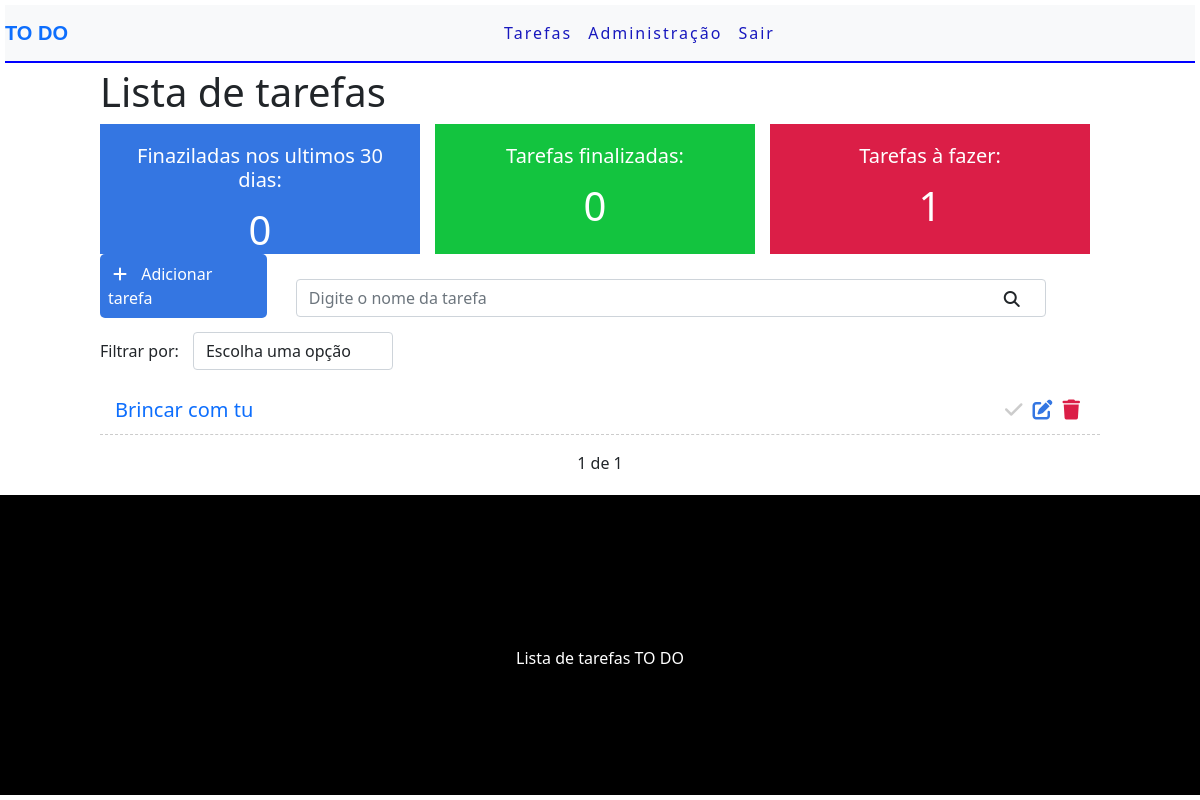
The page / (signed in) on the database as committed earlier.
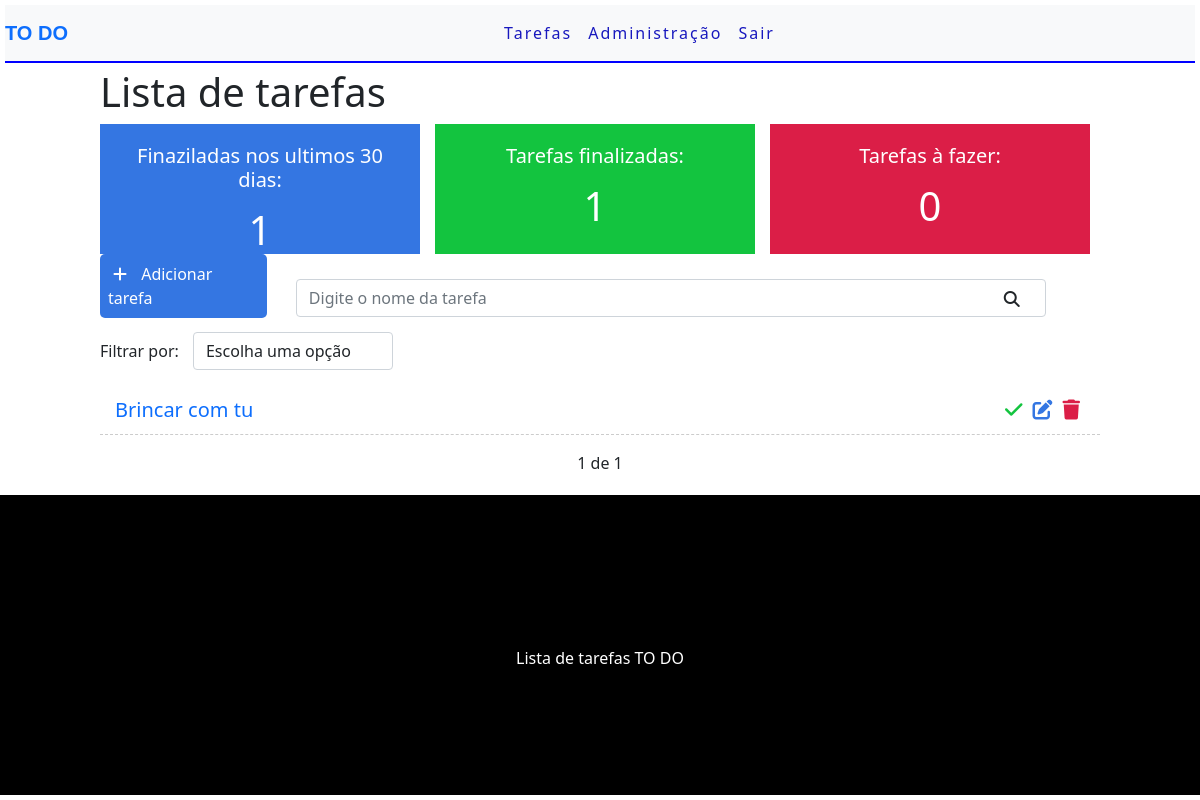
The same page on the database as committed later.
### tasks/models.py (models this page shows, shortened)
class task(models.Model):
    STATUS = (
        ('doing', 'Doing'),
        ('done', 'Done'),
    )
    title = models.CharField(max_length=255)
    description = models.TextField()
    done = models.CharField(
        max_length=5,
        choices=STATUS,
    )
    user = models.ForeignKey(get_user_model(), on_delete=models.CASCADE)
    created_at = models.DateTimeField(auto_now_add=True)
    upadate_at = models.DateTimeField(auto_now=True)

### tasks/views.py (the view)
# urls.py: path('', views.tasklist, name='tasklist'),
@login_required # Prqa acessa precisa está logado, te amo django
def tasklist(request):
    search = request.GET.get('search') # search é o nome do input de busca
    filter = request.GET.get('filter')
    taskDoneRecently = task.objects.filter(done='done', upadate_at__gt=datetime.datetime.now()-datetime.timedelta(days=30), user=request.user).count()
    taskDone = task.objects.filter(done='done', user=request.user).count()
    taskDoing = task.objects.filter(done='doing', user=request.user).count()
    if search:
        tasks = task.objects.filter(title__icontains=search, user=request.user) #ico vai fazer a busca de acordo com oq tem no search pra não precisa escrever exatamente
    elif filter:
        tasks = task.objects.filter(done=filter, user=request.user)
    else: # se não faz a paginação
        tasks_list = task.objects.all().order_by('-created_at').filter(user=request.user)
        paginator = Paginator(tasks_list, 3) #Número q exibir por p´GINA
        page = request.GET.get('page')
        tasks = paginator.get_page(page) # Vai exbir o número na página que ele tá
    return render(request, 'tasks/list.html', {'tasks': tasks, 'taskDoneRecently': taskDoneRecently, 'taskDone': taskDone, 'taskDoing': taskDoing}) # As tasks q eu resgatei do banco

### tasks/templates/tasks/list.html (shortened to what this page needs)
{% extends 'base.html' %}
{% block content %}
    <div class="offset-1 col-10 list-div">
        <h1>Lista de tarefas</h1>
        <div class="container dashboard">
            <div class="col-4 dashboard-box" id="dashboard-lastdays">
                <h5>Finaziladas nos ultimos 30 dias:</h5>
                <span>{{ taskDoneRecently }}</span>
            </div>
            <div class="col-4 dashboard-box" id="dashboard-done">
                <h5>Tarefas finalizadas:</h5>
                <span>{{ taskDone }}</span>
            </div>
            <div class="col-4 dashboard-box" id="dashboard-doing">
                <h5>Tarefas à fazer:</h5>
                <span>{{taskDoing}}</span>
            </div>
        </div>
        <a id="add-link-task" href="newtask/">
            <div class="col-2 add-div">
                <i class="fas fa-plus"></i> Adicionar tarefa
            </div>
        </a>
            <div class="col-9 search-div">
                <form method="get" id="search-form">
                    <input class="form-control" type="text" id="search" name="search" placeholder="Digite o nome da tarefa" value="{{ request.GET.search }}">
                    <i class="fas fa-search" id="search-btn"></i>
                </form>
            </div>
            <div class="col-12 filter-div">
                <span>Filtrar por:</span>
                <select name="filter" id="filter" class="form-control">
                    <option value="">Escolha uma opção</option>
                </select>
            </div>
        <ul class="task-list">
            {% for task in tasks %}
            {% if task.done == 'doing' %}
                <li class="task-item">
            {% else %}
                <li class="task-item done">
            {% endif %}
                <span><a href="task/{{task.id}}" style="text-decoration: none;">{{task.title}}</a></span>
                <a href="delete/{{task.id}}" class="delete-btn" id="deletar"><span><i class="fas fa-trash"></i></span></a>
                <a href="edit/{{task.id}}"><span><i class="fas fa-edit"></i></span></a>
                <a href="changestatus/{{task.id}}"><span><i class="fas fa-check"></i></span></a>
              </li>
            {% endfor %}
        </ul>
        <div class="pagination">
            <span class="step-link">
                {% if tasks.paginator.num_pages %}
                <span class="current">
                    {{ tasks.number }} de {{ tasks.paginator.num_pages }}
                </span>
                    {% endif %}
            </span>
        </div>
    </div>
{% endblock %}

### tasks/templates/base.html (shortened to what this page needs)
{% load static %}
<!DOCTYPE html>
<html lang="pt-BR">
<head>
    <link rel="stylesheet" href="https://cdn.jsdelivr.net/npm/bootstrap@5.1.3/dist/css/bootstrap.min.css">
    <link rel="stylesheet" href="{% static 'css/style.css' %}">
</head>
<body>
    <div class="-fluid">
        <nav class="navbar navbar-expand-lg bg-light">
            <div class="container-fluid">
                <a class="navbar-brand" href="/" style="font-family:Arial, Helvetica, sans-serif ;">TO DO</a>
                <div class="collapse navbar-collapse" id="navbarNavDropdown">
                    <ul class="navbar-nav">
                        {% if user.is_authenticated %}
                        <li class="nav-item">
                        <a class="nav-link active" aria-current="page" href="/">Tarefas</a>
                        </li>
                        <li class="nav-item">
                        <a class="nav-link" href="/admin">Administração</a>
                        </li>
                        <li class="nav-item">
                            <a class="nav-link" href="/accounts/logout">Sair</a>
                        </li>
                        {% endif %}
                    </ul>
                </div>
            </div>
        </nav>
        {% block content %}
        {% endblock %}
        <footer>
            <p>Lista de tarefas TO DO</p>
        </footer>
    </div>
</body>
</html>

### tasks/static/css/style.css (style rules this page uses)
.container-fluid { padding: 0; }
.navbar { border-bottom: 2px solid blue; margin: 5px; }
.navbar-nav { margin: auto; }
.navbar-brand { font-weight: bold; }
.nav-link { color: rgb(24, 24, 190); letter-spacing: 2px; }
.dashboard { padding: 0; width: 100%; display: block; }
.dashboard h5 { font-size: 20px; }
.dashboard span { font-size: 40px; display: block; width: 100%; }
.dashboard-box { float: left; background-color: #DFDFDF; color: #FFF; padding: 20px; box-sizing: border-box; height: 130px; width: 32%; text-align: center; }
.dashboard-box:nth-child(2) { margin-left: 1.5%; margin-right: 1.5%; }
#dashboard-lastdays { background-color: #3476e2; }
#dashboard-done { background-color: #13c43f; }
#dashboard-doing { background-color: #db1e47; }
#add-link-task { text-decoration: none; }
.add-div { background-color: #3476e2; cursor: pointer; display: inline-block; color: #fff; padding: 8px; border-radius: 5px; margin-right: 25px; }
.fas.fa-plus { color: #fff; margin-right: 10px; margin-left: 5px; }
.fas.fa-search { position: absolute; top: 12px; right: 26px; cursor: pointer; }
.search-div { padding: 0px; margin-top: 15px; margin-bottom: 15px; display: inline-block; position: relative; }
.filter-div { margin-bottom: 15px; padding: 0; }
#filter { display: inline-block; width: 200px; margin-left: 10px; }
.list-div { padding: 0; }
.task-list { padding-left: 0; }
.task-item { list-style: none; font-size: 20px; height: 50px; padding: 0 15px; padding-top: 10px; border-bottom: 1px dashed #ccc; }
.fas.fa-trash, .fas.fa-edit, .fas.fa-check { cursor: pointer; margin: 5px; font-size: 20; float: right; }
.fas.fa-trash { color: #db1e47; }
.fas.fa-edit { color: #3476e2; }
.fas.fa-check { color: #CCC; }
.done .fas.fa-check { color: #13c43f; }
footer { background-color: black; height: 300px; border-top: 2px solid black; }
footer p { text-align: center; top: 50%; position: relative; color: white; }
.pagination { margin-bottom: 20px; }
.step-link { position: relative; margin-left: auto; margin-right: auto; }
.step-link .current { margin-left: 5px; margin-right: 5px; }

Rows that differ between the two databases and show on the page:
changed task "Brincar com tu": done "doing" → "done" (drawn)
Other text that changed with them:
{{ taskDoneRecently }}: "0" → "1"
{{ taskDone }}: "0" → "1"
{{ taskDoing }}: "1" → "0"
